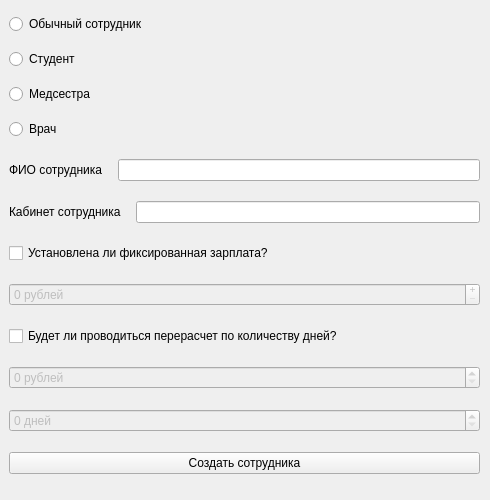
<?xml version="1.0" encoding="UTF-8"?>
<ui version="4.0">
 <class>Form</class>
 <widget class="QWidget" name="Form">
  <property name="geometry">
   <rect>
    <x>0</x>
    <y>0</y>
    <width>490</width>
    <height>500</height>
   </rect>
  </property>
  <property name="sizePolicy">
   <sizepolicy hsizetype="Preferred" vsizetype="Preferred">
    <horstretch>0</horstretch>
    <verstretch>0</verstretch>
   </sizepolicy>
  </property>
  <property name="minimumSize">
   <size>
    <width>490</width>
    <height>450</height>
   </size>
  </property>
  <property name="maximumSize">
   <size>
    <width>490</width>
    <height>500</height>
   </size>
  </property>
  <property name="windowTitle">
   <string>Добавить сотрудника</string>
  </property>
  <widget class="QWidget" name="verticalLayoutWidget">
   <property name="geometry">
    <rect>
     <x>9</x>
     <y>9</y>
     <width>471</width>
     <height>477</height>
    </rect>
   </property>
   <layout class="QVBoxLayout" name="MainLayout">
    <property name="spacing">
     <number>15</number>
    </property>
    <property name="sizeConstraint">
     <enum>QLayout::SetDefaultConstraint</enum>
    </property>
    <item>
     <layout class="QGridLayout" name="gridLayout">
      <item row="3" column="0">
       <widget class="QRadioButton" name="isDoctor">
        <property name="text">
         <string>Врач</string>
        </property>
        <attribute name="buttonGroup">
         <string notr="true">employeeTypeBox</string>
        </attribute>
       </widget>
      </item>
      <item row="1" column="0">
       <widget class="QRadioButton" name="isStudent">
        <property name="text">
         <string>Студент</string>
        </property>
        <attribute name="buttonGroup">
         <string notr="true">employeeTypeBox</string>
        </attribute>
       </widget>
      </item>
      <item row="2" column="0">
       <widget class="QRadioButton" name="isNurse">
        <property name="text">
         <string>Медсестра</string>
        </property>
        <attribute name="buttonGroup">
         <string notr="true">employeeTypeBox</string>
        </attribute>
       </widget>
      </item>
      <item row="0" column="0">
       <widget class="QRadioButton" name="isStandart">
        <property name="text">
         <string>Обычный сотрудник</string>
        </property>
        <attribute name="buttonGroup">
         <string notr="true">employeeTypeBox</string>
        </attribute>
       </widget>
      </item>
     </layout>
    </item>
    <item>
     <layout class="QHBoxLayout" name="fullNameLayout">
      <item>
       <widget class="QLabel" name="fullNameLable">
        <property name="enabled">
         <bool>true</bool>
        </property>
        <property name="text">
         <string>ФИО сотрудника</string>
        </property>
       </widget>
      </item>
      <item>
       <widget class="QLineEdit" name="fullNameEdit">
        <property name="text">
         <string/>
        </property>
       </widget>
      </item>
     </layout>
    </item>
    <item>
     <layout class="QHBoxLayout" name="roomLayout">
      <item>
       <widget class="QLabel" name="roomLable">
        <property name="text">
         <string>Кабинет сотрудника</string>
        </property>
       </widget>
      </item>
      <item>
       <widget class="QLineEdit" name="roomEdit"/>
      </item>
     </layout>
    </item>
    <item>
     <widget class="QCheckBox" name="isFixPay">
      <property name="text">
       <string>Установлена ли фиксированная зарплата?</string>
      </property>
     </widget>
    </item>
    <item>
     <widget class="QSpinBox" name="fixPayPin">
      <property name="enabled">
       <bool>false</bool>
      </property>
      <property name="layoutDirection">
       <enum>Qt::LeftToRight</enum>
      </property>
      <property name="buttonSymbols">
       <enum>QAbstractSpinBox::PlusMinus</enum>
      </property>
      <property name="specialValueText">
       <string/>
      </property>
      <property name="correctionMode">
       <enum>QAbstractSpinBox::CorrectToPreviousValue</enum>
      </property>
      <property name="showGroupSeparator" stdset="0">
       <bool>false</bool>
      </property>
      <property name="suffix">
       <string> рублей</string>
      </property>
      <property name="maximum">
       <number>1000000</number>
      </property>
      <property name="singleStep">
       <number>1000</number>
      </property>
     </widget>
    </item>
    <item>
     <widget class="QCheckBox" name="isRecalcNeed">
      <property name="text">
       <string>Будет ли проводиться перерасчет по количеству дней?</string>
      </property>
     </widget>
    </item>
    <item>
     <widget class="QSpinBox" name="startValueBox">
      <property name="enabled">
       <bool>false</bool>
      </property>
      <property name="specialValueText">
       <string/>
      </property>
      <property name="suffix">
       <string> рублей</string>
      </property>
      <property name="maximum">
       <number>100000</number>
      </property>
      <property name="singleStep">
       <number>500</number>
      </property>
     </widget>
    </item>
    <item>
     <widget class="QSpinBox" name="workedDaysBox">
      <property name="enabled">
       <bool>false</bool>
      </property>
      <property name="specialValueText">
       <string/>
      </property>
      <property name="suffix">
       <string> дней</string>
      </property>
      <property name="maximum">
       <number>31</number>
      </property>
     </widget>
    </item>
    <item>
     <widget class="QPushButton" name="createEmployee">
      <property name="text">
       <string>Создать сотрудника</string>
      </property>
     </widget>
    </item>
   </layout>
  </widget>
 </widget>
 <resources/>
 <connections>
  <connection>
   <sender>isFixPay</sender>
   <signal>toggled(bool)</signal>
   <receiver>fixPayPin</receiver>
   <slot>setEnabled(bool)</slot>
   <hints>
    <hint type="sourcelabel">
     <x>182</x>
     <y>61</y>
    </hint>
    <hint type="destinationlabel">
     <x>174</x>
     <y>105</y>
    </hint>
   </hints>
  </connection>
  <connection>
   <sender>isRecalcNeed</sender>
   <signal>toggled(bool)</signal>
   <receiver>startValueBox</receiver>
   <slot>setEnabled(bool)</slot>
   <hints>
    <hint type="sourcelabel">
     <x>310</x>
     <y>138</y>
    </hint>
    <hint type="destinationlabel">
     <x>303</x>
     <y>176</y>
    </hint>
   </hints>
  </connection>
  <connection>
   <sender>isRecalcNeed</sender>
   <signal>toggled(bool)</signal>
   <receiver>workedDaysBox</receiver>
   <slot>setEnabled(bool)</slot>
   <hints>
    <hint type="sourcelabel">
     <x>420</x>
     <y>140</y>
    </hint>
    <hint type="destinationlabel">
     <x>409</x>
     <y>224</y>
    </hint>
   </hints>
  </connection>
  <connection>
   <sender>createEmployee</sender>
   <signal>clicked()</signal>
   <receiver>Form</receiver>
   <slot>createEmployeeTouched()</slot>
   <hints>
    <hint type="sourcelabel">
     <x>113</x>
     <y>264</y>
    </hint>
    <hint type="destinationlabel">
     <x>1</x>
     <y>232</y>
    </hint>
   </hints>
  </connection>
 </connections>
 <slots>
  <slot>createEmployeeTouched()</slot>
 </slots>
 <buttongroups>
  <buttongroup name="employeeTypeBox"/>
 </buttongroups>
</ui>
